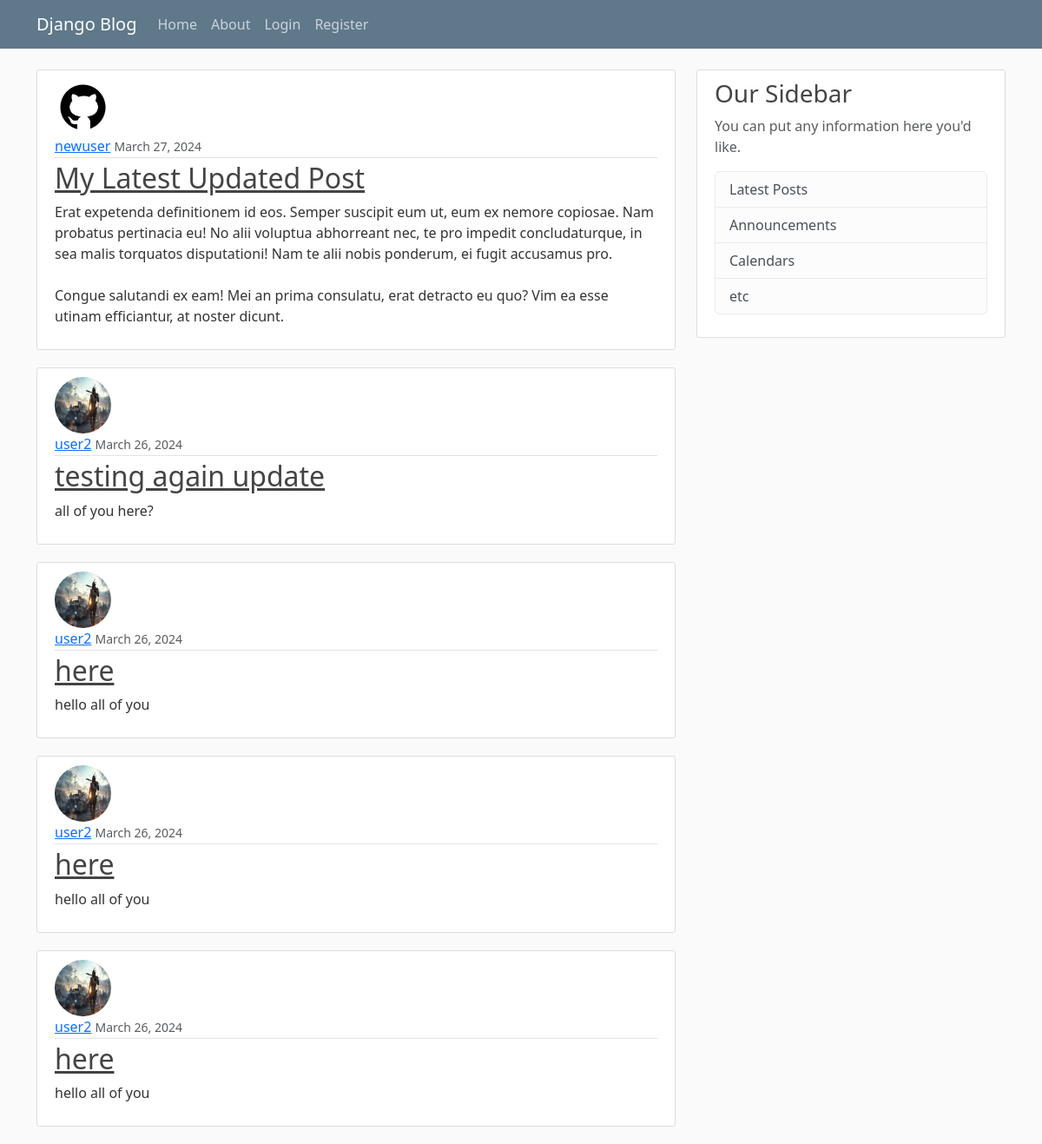
Before: / with the older database file.
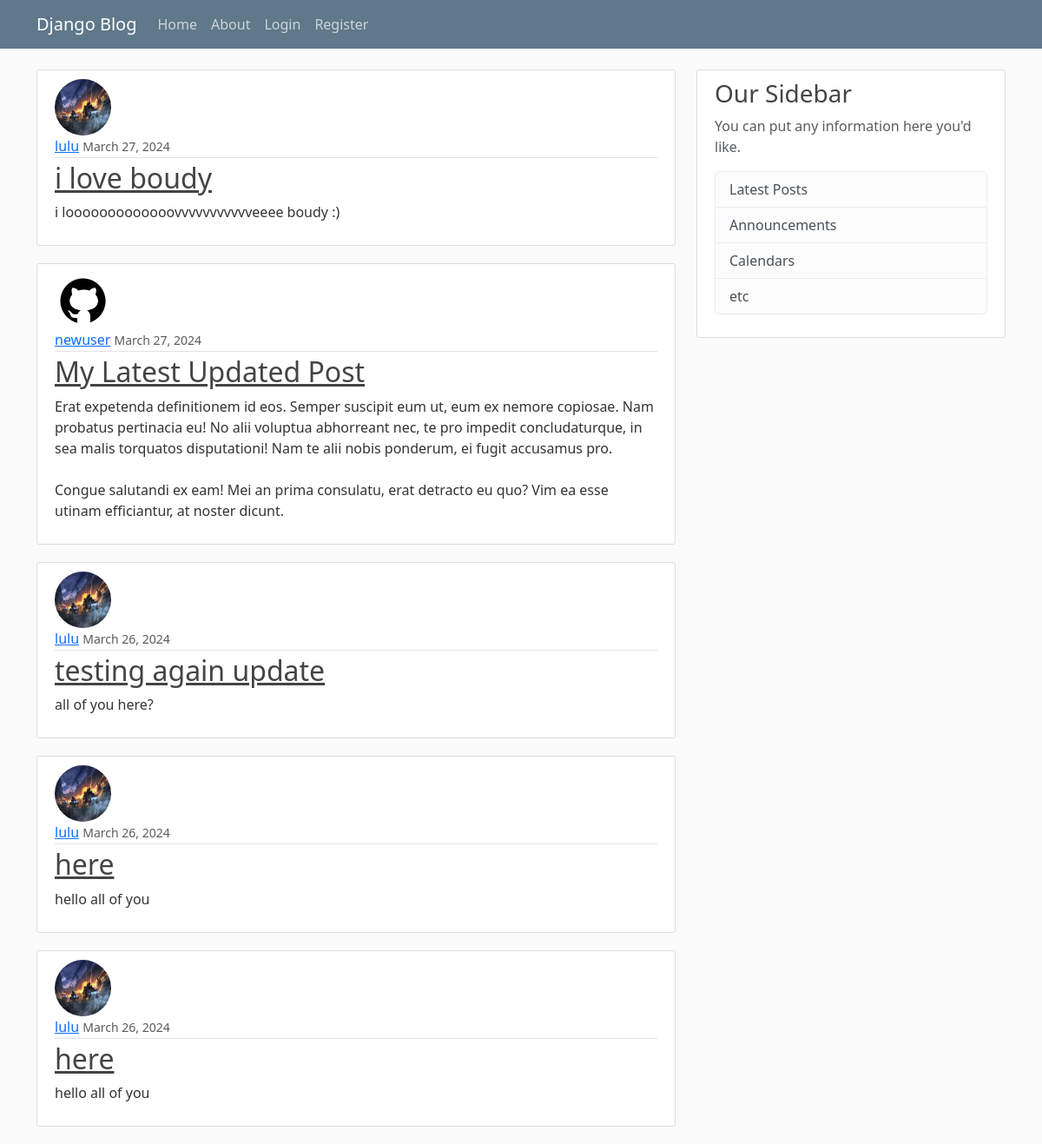
After: the same page with the newer database file.
### blogApp/models.py (models this page shows, shortened)
class Post(models.Model):
    title = models.CharField(max_length=100)
    content = models.TextField()
    date_posted = models.DateTimeField(default=timezone.now)
    author = models.ForeignKey(User, on_delete=models.CASCADE)

### users/models.py (models this page shows, shortened)
class Profile(models.Model):
    user = models.OneToOneField(User, on_delete=models.CASCADE)
    image = models.ImageField(default='default.png', upload_to='profile_pics')

### blogApp/views.py (the view)
# urls.py: path('', PostListView.as_view(), name='blog-home'),
class PostListView(ListView):
    model = Post
    template_name = 'home.html'
    context_object_name = 'posts'
    ordering = ['-date_posted']
    paginate_by = 5

### blogApp/templates/home.html
{% extends "base.html"%}
{% block content %}
    {% for post in posts %}
    <article class="media content-section">
        <img src="{{ post.author.profile.image.url }}" alt="author image" class="rounded-circle article-img" >
        <div class="media-body">
            <div class="article-metadata">
                <a class="mr-2" href="#">{{ post.author }}</a>
                <small class="text-muted">{{ post.date_posted|date:"F d, Y" }}</small>
            </div>
            <h2><a class="article-title" href="{% url 'post-detail' post.id %}">{{ post.title }}</a></h2>
            <p class="article-content">{{ post.content }}</p>
        </div>
    </article>
    {% endfor %}
{% endblock content %}

### blogApp/templates/base.html (shortened to what this page needs)
{% load static %}
<!DOCTYPE html>
<html lang="en">
<head>
    <link href="https://cdn.jsdelivr.net/npm/bootstrap@5.3.3/dist/css/bootstrap.min.css" rel="stylesheet">
    <link rel="stylesheet" href="{% static 'main.css' %}">
</head>
<body>
    <header class="site-header">
        <nav class="navbar navbar-expand-md navbar-dark bg-steel fixed-top">
            <div class="container">
                <a class="navbar-brand mr-4" href="{% url 'blog-home' %}">Django Blog</a>
                <div class="collapse navbar-collapse" id="navbarToggle">
                <div class="navbar-nav mr-auto">
                    <a class="nav-item nav-link" href="{% url 'blog-home' %}">Home</a>
                    <a class="nav-item nav-link" href="{% url 'blog-about' %}">About</a>
                </div>
                <div class="navbar-nav">
                    {% if user.is_authenticated %}
                    <a class="nav-item nav-link" href="{% url 'profile' %}">Profile</a>
                    <a class="nav-item nav-link" href="{% url 'post-create' %}">New Post</a>
                    <form method="post" action="logout/" style="display: inline;">
                            {% csrf_token %}
                            <button type="submit">
                                Logout
                            </button>
                        </form>
                    {% else %}
                        <a class="nav-item nav-link" href="{% url 'login' %}">Login</a>
                        <a class="nav-item nav-link" href="{% url 'register' %}">Register</a>
                    {% endif %}
                </div>
                </div>
            </div>
        </nav>
    </header>
    <main role="main" class="container">
        <div class="row">
            <div class="col-md-8">
                {% block content %}{% endblock %}
            </div>
            <div class="col-md-4">
            <div class="content-section">
                <h3>Our Sidebar</h3>
                <p class='text-muted'>You can put any information here you'd like.
                <ul class="list-group">
                    <li class="list-group-item list-group-item-light">Latest Posts</li>
                    <li class="list-group-item list-group-item-light">Announcements</li>
                    <li class="list-group-item list-group-item-light">Calendars</li>
                    <li class="list-group-item list-group-item-light">etc</li>
                </ul>
                </p>
            </div>
            </div>
        </div>
    </main>
</body>
</html>

### blogApp/static/main.css (style rules this page uses)
body { background: #fafafa; color: #333333; margin-top: 5rem; }
h1, h2, h3, h4, h5, h6 { color: #444444; }
ul { margin: 0; }
.bg-steel { background-color: #5f788a; }
.site-header .navbar-nav .nav-link { color: #cbd5db; }
.content-section { background: #ffffff; padding: 10px 20px; border: 1px solid #dddddd; border-radius: 3px; margin-bottom: 20px; }
.article-title { color: #444444; }
.article-content { white-space: pre-line; }
.article-img { height: 65px; width: 65px; margin-right: 16px; }
.article-metadata { padding-bottom: 1px; margin-bottom: 4px; border-bottom: 1px solid #e3e3e3 }

Changed rows visible on the page:
no longer on this page (row unchanged): Post: author.profile.image (picture), author "user2", date_posted "March 26, 2024", title "here", content "hello all of you"
added Post: author.profile.image (picture), author "lulu", date_posted "March 27, 2024", title "i love boudy", content "i looooooooooooovvvvvvvvvvveeee boudy :)"
changed through a linked row, Post "testing again update": author.profile.image: a different picture; author "user2" → "lulu"
changed through a linked row, Post (number 4 of 5 on the later page): author.profile.image: a different picture; author "user2" → "lulu"
changed through a linked row, Post (number 5 of 5 on the later page): author.profile.image: a different picture; author "user2" → "lulu"
